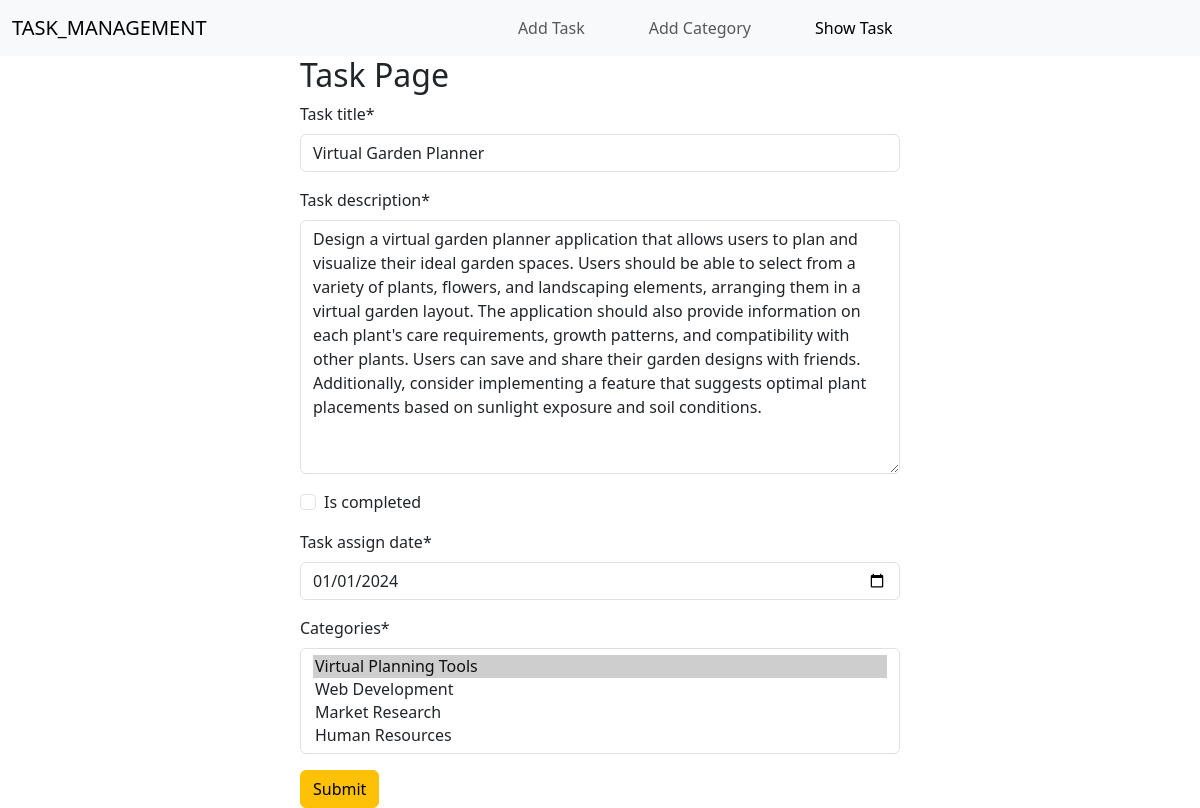
Screenshot of /task/edit/1 with the database file from the repository.
### task/models.py (models this page shows, shortened)
class Task(models.Model):
    task_title = models.CharField(max_length=100)
    task_description = models.TextField()
    is_completed = models.BooleanField(default=False)
    task_assign_date = models.DateField()
    categories = models.ManyToManyField(Category)

### task/views.py (the view)
# urls.py: path('edit/<int:id>', views.edit_task, name='edit_task'),
def edit_task(request, id):
    task = models.Task.objects.get(pk=id)
    task_form = forms.TaskForm(instance=task)
    if request.method == 'POST':
        task_form = forms.TaskForm(request.POST, instance=task)
        if task_form.is_valid():
            task_form.save()
            return redirect('home')
    return render(request, 'task.html', {'form' : task_form})

### task/forms.py
class TaskForm(forms.ModelForm):
    class Meta:
        model = Task
        fields = ('__all__')
        widgets ={
            'task_assign_date': forms.DateInput(attrs={'type': 'date'}),
        }

### category/models.py (called while the page is built)
    def __str__(self):
        return self.category_name

### task/templates/task.html (shortened to what this page needs)
{% extends "base.html" %} {% block content %} {% load crispy_forms_tags %}
<form style="width: 50%; margin: auto" method="post">
  <h2>Task Page</h2>
  {{ form |crispy }}
  <button class="btn btn-warning">Submit</button>
</form>
{% endblock content %}

### rows the page displays
Task: task_title "Virtual Garden Planner", task_description "Design a virtual garden planner application that allows users to plan and visualize their ideal garden spaces. Users should be able to select from a variety of plants, flowers, and landscaping elements, arranging them in a virtual garden layout. The application should also provide information on each plant's care requirements, growth patterns, and compatibility with other plants. Users can save and share their garden designs with friends. Additionally, consider implementing a feature that suggests optimal plant placements based on sunlight exposure and soil conditions.", task_assign_date "01/01/2024"
